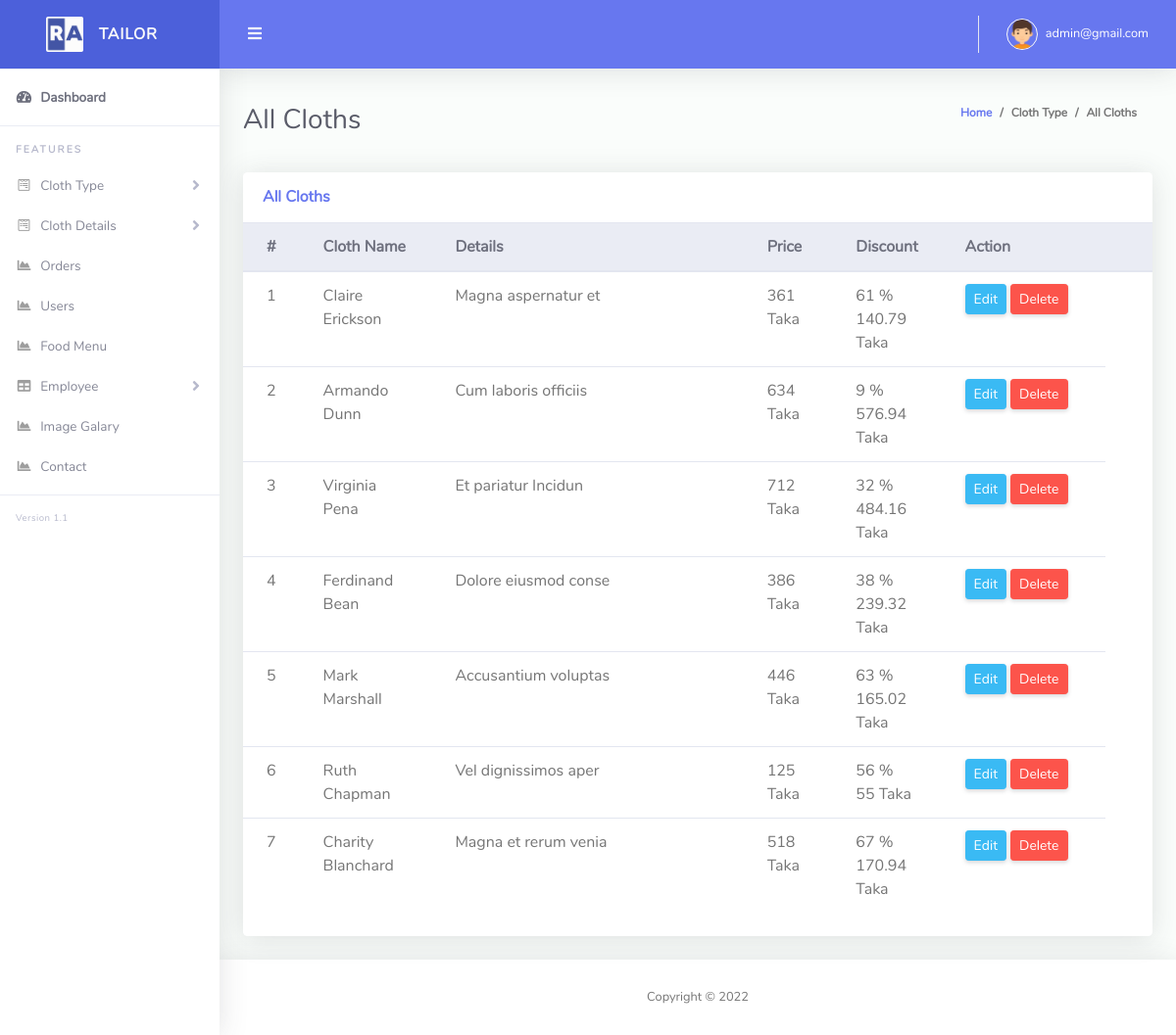
/admin/all_cloth.php (signed in), run on the app's committed database.
### tables this page shows
CREATE TABLE `tbl_cloth` (
  `id` int(11) NOT NULL,
  `name` varchar(255) NOT NULL,
  `details` text NOT NULL,
  `image` varchar(255) NOT NULL,
  `price` int(11) NOT NULL,
  `discount` int(11) NOT NULL
);

### Classes/DB.php (called while the page is built, shortened)
<?php
class DB
{
    public function connect(){
        $this->conn = new mysqli("localhost","root","","tailor_shop");
        if ($this->conn->connect_error) {
          die("Connection failed: " . $this->conn->connect_error);
        }
        else{
            return $msg =  "connected";
        }
    }
}
?>

### Classes/ClothClass.php (called while the page is built, shortened)
<?php
include_once 'db.php';
class ClothClass extends DB
{
    public function viewCloth(){
        $query  = "SELECT * FROM tbl_cloth order by id desc";
        $result = $this->conn->query($query);
        return $result;
    }
}
?>

### admin/all_cloth.php (the view, shortened to what this page needs)
<?php include 'layouts/header.php';
?>
<div class="container-fluid" id="container-wrapper">
    <div class="d-sm-flex align-items-center justify-content-between mb-4">
    <h1 class="h3 mb-0 text-gray-800">All Cloths</h1>
    <ol class="breadcrumb">
        <li class="breadcrumb-item"><a href="./">Home</a></li>
        <li class="breadcrumb-item">Cloth Type</li>
        <li class="breadcrumb-item active" aria-current="page">All Cloths</li>
    </ol>
    </div>
    <div class="row">
        <div class="col-lg-12 mb-4">
            <div class="card">
            <div class="card-header py-3 d-flex flex-row align-items-center justify-content-between">
                <h6 class="m-0 font-weight-bold text-primary">All Cloths</h6>
            </div>
            <div class="table-responsive">
                <table class="table align-items-center table-flush">
                <thead class="thead-light">
                    <tr>
                        <th width="5%">#</th>
                        <th width="15%">Cloth Name</th>
                        <th width="40%">Details</th>
                        <th width="10%">Price</th>
                        <th width="10%">Discount <br></th>
                        <th width="20%">Action</th>
                        <th></th>
                    </tr>
                </thead>
                <tbody>
                    <?php
                        $i = 0;
                        $view = $cloth->viewCloth();
                        foreach($view as $value){
                    ?>
                    <tr>
                        <td><?php echo $i+=1; ?></td>
                        <td><?php echo $value['name']; ?></td>
                        <td><?php echo $value['details']; ?></td>
                        <td><?php echo $value['price']; ?> Taka</td>
                        <td><?php echo $value['discount']; ?> % <br> <?php echo $value['price']-(($value['price']*$value['discount'])/100) ?>  Taka</td>
                        <?php  if ($role==0) { ?>
                        <td>
                            <a href="edit_cloth.php?clothid=<?php echo $value['id'] ;?>" class="btn btn-sm btn-info">Edit</a>
                            <a href="?delCloth=<?php echo $value['id'] ;?>" class="btn btn-sm btn-danger">Delete</a>
                        </td>
                        <?php } ?>
                    </tr>
                    <?php } ?>
                </tbody>
                </table>
            </div>
            <div class="card-footer"></div>
            </div>
        </div>
    </div>
</div>
<?php include 'layouts/footer.php';?>

### admin/layouts/header.php (shortened to what this page needs)
<?php
include '../Classes/ClothClass.php';
$cloth = new ClothClass();
$role = $_SESSION['role'];
?>
<!DOCTYPE html>
<html lang="en">
<head>
  <link href="vendor/fontawesome-free/css/all.min.css" rel="stylesheet" type="text/css">
  <link href="vendor/bootstrap/css/bootstrap.min.css" rel="stylesheet" type="text/css">
  <link href="css/ruang-admin.min.css" rel="stylesheet">
  <link href="vendor/datatables/dataTables.bootstrap4.min.css" rel="stylesheet">
</head>
<body id="page-top">
  <div id="wrapper">
    <ul class="navbar-nav sidebar sidebar-light accordion" id="accordionSidebar">
      <a class="sidebar-brand d-flex align-items-center justify-content-center" href="index.php">
        <div class="sidebar-brand-icon">
          <img src="img/logo/logo2.png">
        </div>
        <div class="sidebar-brand-text mx-3">TAILOR</div>
      </a>
      <hr class="sidebar-divider my-0">
      <li class="nav-item active">
        <a class="nav-link" href="index.php">
          <i class="fas fa-fw fa-tachometer-alt"></i>
          <span>Dashboard</span></a>
      </li>
      <hr class="sidebar-divider">
      <div class="sidebar-heading">
        Features
      </div>
      <div>
      <li class="nav-item">
        <a class="nav-link collapsed" href="#" data-toggle="collapse" data-target="#collapseForm" aria-expanded="true"
          aria-controls="collapseForm">
          <i class="fab fa-fw fa-wpforms"></i>
          <span>Cloth Type</span>
        </a>
      </li>
              </div>
      <li class="nav-item">
        <a class="nav-link collapsed" href="#" data-toggle="collapse" data-target="#collapseForm1" aria-expanded="true"
          aria-controls="collapseForm">
          <i class="fab fa-fw fa-wpforms"></i>
          <span>Cloth Details</span>
        </a>
      </li>
      <li class="nav-item">
        <a class="nav-link" href="order.php">
          <i class="fas fa-fw fa-chart-area"></i>
          <span>Orders</span>
        </a>
      </li>
      <li class="nav-item">
        <a class="nav-link" href="users.php">
          <i class="fas fa-fw fa-chart-area"></i>
          <span>Users</span>
        </a>
      </li>
      <li class="nav-item">
        <a class="nav-link" href="food.php">
          <i class="fas fa-fw fa-chart-area"></i>
          <span>Food Menu</span>
        </a>
      </li>
      <li class="nav-item">
        <a class="nav-link collapsed" href="#" data-toggle="collapse" data-target="#collapseTable" aria-expanded="true"
          aria-controls="collapseTable">
          <i class="fas fa-fw fa-table"></i>
          <span>Employee</span>
        </a>
      </li>
      <li class="nav-item">
        <a class="nav-link" href="images.php">
          <i class="fas fa-fw fa-chart-area"></i>
          <span>Image Galary</span>
        </a>
      </li>
      <li class="nav-item">
        <a class="nav-link" href="contact.php">
          <i class="fas fa-fw fa-chart-area"></i>
          <span>Contact</span>
        </a>
      </li>
      <hr class="sidebar-divider">
      <div class="version" id="version-ruangadmin"></div>
    </ul>
    <div id="content-wrapper" class="d-flex flex-column">
      <div id="content">
        <nav class="navbar navbar-expand navbar-light bg-navbar topbar mb-4 static-top">
          <button id="sidebarToggleTop" class="btn btn-link rounded-circle mr-3">
            <i class="fa fa-bars"></i>
          </button>
          <ul class="navbar-nav ml-auto">
            <li class="nav-item dropdown no-arrow">
              <a class="nav-link dropdown-toggle" href="#" id="userDropdown" role="button" data-toggle="dropdown"
                aria-haspopup="true" aria-expanded="false">
                <img class="img-profile rounded-circle" src="img/boy.png" style="max-width: 60px">
                <span class="ml-2 d-none d-lg-inline text-white small"><?php echo  $_SESSION['email']; ?></span>
              </a>
            </li>
          </ul>
        </nav>

### admin/layouts/footer.php (shortened to what this page needs)
<footer class="sticky-footer bg-white">
  <div class="container my-auto">
    <div class="copyright text-center my-auto">
      <span>Copyright &copy; <script> document.write(new Date().getFullYear()); </script>
      </span>
    </div>
  </div>
</footer>
    </div>
  </div>
</body>
</html>

### data on the page
tbl_cloth: i "1", name "Claire Erickson", details "Magna aspernatur et", price "361", discount "61", $value['price']-(($value['price']*$value['discount'])/100) "140.79"
tbl_cloth: i "2", name "Armando Dunn", details "Cum laboris officiis", price "634", discount "9", $value['price']-(($value['price']*$value['discount'])/100) "576.94"
tbl_cloth: i "3", name "Virginia Pena", details "Et pariatur Incidun", price "712", discount "32", $value['price']-(($value['price']*$value['discount'])/100) "484.16"
tbl_cloth: i "4", name "Ferdinand Bean", details "Dolore eiusmod conse", price "386", discount "38", $value['price']-(($value['price']*$value['discount'])/100) "239.32"
tbl_cloth: i "5", name "Mark Marshall", details "Accusantium voluptas", price "446", discount "63", $value['price']-(($value['price']*$value['discount'])/100) "165.02"
tbl_cloth: i "6", name "Ruth Chapman", details "Vel dignissimos aper", price "125", discount "56", $value['price']-(($value['price']*$value['discount'])/100) "55"
tbl_cloth: i "7", name "Charity Blanchard", details "Magna et rerum venia", price "518", discount "67", $value['price']-(($value['price']*$value['discount'])/100) "170.94"

### other printed values
$_SESSION['email'] "admin@gmail.com"
